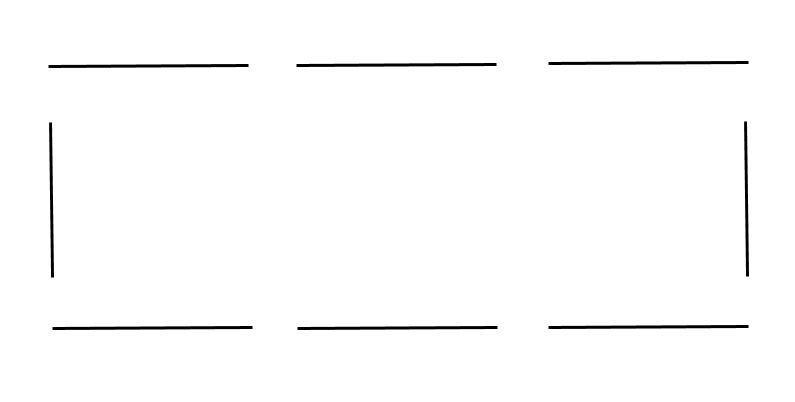
#> input picture lines2.png, 795 x 402 px
$ python line_det_image.py
#> lines starting #> are read from the running program, lines starting #| are printed output that depends on the picture; after the words box and inside, x2 and y2 are one past the last pixel; in counts of white or black regions, pixels touching at a corner belong together
#code to detect lines in an image

import cv2
import numpy as np

def process_image(img):
#> called with img = 'lines2.png'
    img = cv2.imread("lines2.png")
#> img is the input picture: shape (402, 795, 3); min 0, max 255, mean 251.4

    gray = cv2.cvtColor(img, cv2.COLOR_BGR2GRAY) # Converts image to grayscale
    edges = cv2.Canny(gray, 75, 150) # Shows edges using canny edge detector
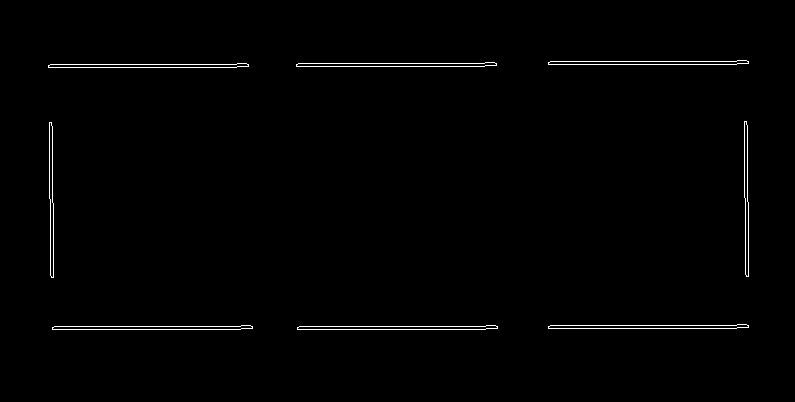
#> edges: shape (402, 795); 0.95% white in thin lines or dots, all inside (x1, y1, x2, y2) = (48, 60, 749, 330)

    lines = cv2.HoughLinesP(edges, 1, np.pi/180, threshold=30, maxLineGap=100) # stores co-ordinates of the detected lines
#> lines = 21 rows, first 6: [52, 329, 485, 329], [50, 64, 297, 64], [54, 326, 549, 326], [179, 67, 296, 65], [486, 328, 736, 328], [237, 63, 548, 63]
    print(lines) # applies changes to line properties
#> (printed output is left out)

    for line in lines:
        x1, y1, x2, y2 = line[0] # we take every line as array of an array and first initiliaze with 0
        cv2.line(img, (x1, y1), (x2, y2), (0, 255, 0), 3) #changing line properties
#> this loop made 21 passes
#> (x1, y1, x2, y2) on passes 1 to 12: (52, 329, 485, 329), (50, 64, 297, 64), (54, 326, 549, 326), (179, 67, 296, 65), (486, 328, 736, 328), (237, 63, 548, 63), (486, 325, 748, 325), (550, 61, 748, 61), (296, 66, 484, 66), (51, 67, 53, 234), (49, 134, 52, 328), (745, 60, 748, 247)
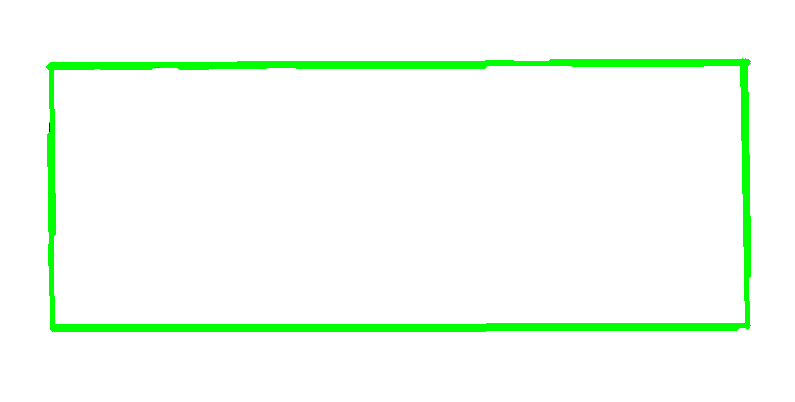
#> img: shape (402, 795, 3); 4.46% of pixels changed, all inside (x1, y1, x2, y2) = (46, 58, 751, 332)


    cv2.imshow("Edges", edges) # shows image of detected lines
    cv2.imshow("Image", img) # shows original image
    cv2.waitKey(0)
    cv2.destroyAllWindows()

process_image("lines2.png")
